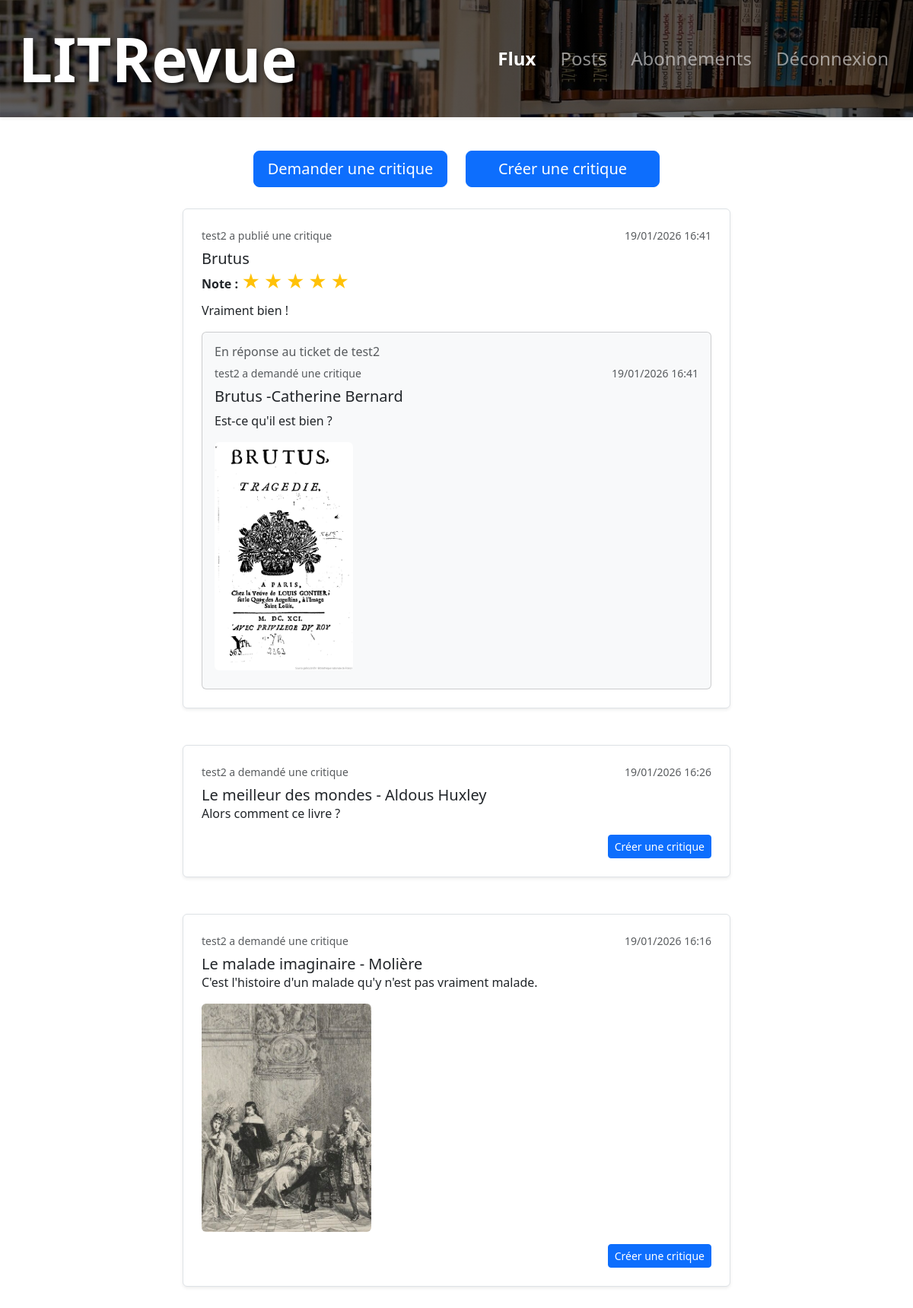
The page /flux/ (signed in) on the database its author committed.
### flux/models.py (models this page shows)
class Review(models.Model):
    ticket = models.ForeignKey(to='flux.Ticket', on_delete=models.CASCADE)
    rating = models.PositiveSmallIntegerField(
        validators=[MinValueValidator(0), MaxValueValidator(5)])
    headline = models.CharField(max_length=128)
    body = models.CharField(max_length=8192, blank=True)
    user = models.ForeignKey(
        to=settings.AUTH_USER_MODEL, on_delete=models.CASCADE)
    time_created = models.DateTimeField(auto_now_add=True)

class Ticket(models.Model):
    title = models.CharField(max_length=128)
    description = models.CharField(max_length=2048, blank=True)
    user = models.ForeignKey(
        to=settings.AUTH_USER_MODEL, on_delete=models.CASCADE)
    image = models.ImageField(null=True, blank=True)
    time_created = models.DateTimeField(auto_now_add=True)

### authentication/models.py (models this page shows)
class User(AbstractUser):
    pass

### flux/views.py (the view)
# urls.py: path('flux/', flux.views.flux, name='flux'),
@login_required
def flux(request):
    followed_users = User.objects.filter(
        id__in=UserFollows.objects.filter(user=request.user).values_list('followed_user', flat=True)
    )
    reviews = Review.objects.filter(user__in=followed_users) | Review.objects.filter(user=request.user)
    reviewed_ticket_ids = reviews.values_list('ticket_id', flat=True)
    tickets = (Ticket.objects.filter(user__in=followed_users) | Ticket.objects.filter(user=request.user)).exclude(id__in=reviewed_ticket_ids)
    posts = []
    for ticket in tickets:
        ticket.content_type = 'TICKET'
        ticket.content = ticket.description
        posts.append(ticket)
    for review in reviews:
        review.content_type = 'REVIEW'
        review.title = review.headline
        review.content = review.body
        posts.append(review)
    posts = sorted(posts, key=lambda post: post.time_created, reverse=True)
    return render(request, 'flux/flux.html', context={'posts': posts})

### flux/templates/flux/flux.html
{% extends 'base.html' %}
{% load static %}
{% block content %}
<div class="container py-1">
    <div class="row justify-content-center mt-4 gy-3">
        <div class="col-md-3 d-grid">
            <a href="{% url 'ask_ticket' %}" class="btn btn-primary btn-lg">Demander une critique</a>
        </div>
        <div class="col-md-3 d-grid">
            <a href="{% url 'create_review' %}" class="btn btn-primary btn-lg">Créer une critique</a>
        </div>
    </div>
</div>
<div class="container mt-4">
    <div class="row justify-content-center">
        <div class="col-md-8">
            {% for post in posts %}
                <div class="mb-5 p-4 border rounded shadow-sm bg-white">
                    {% if post.content_type == 'TICKET' %}
                        {% include "flux/partials/ticket_card.html" with ticket=post %}
                        <div class="d-flex justify-content-end mt-3">
                            <a href="{% url 'create_review_reply' post.id %}" class="btn btn-primary btn-sm">Créer une critique</a>
                        </div>
                    {% else %}
                        {% include "flux/partials/review_card.html" with review=post %}
                    {% endif %}
                </div>
            {% endfor %}
        </div>
    </div>
</div>
{% endblock content %}

### flux/templates/flux/partials/review_card.html
<div class="d-flex justify-content-between text-muted small mb-2">
    <span>{{ review.user.username }} a publié une critique</span>
    <span>{{ review.time_created|date:"d/m/Y H:i" }}</span>
</div>
<h5 class="card-title">{{ review.headline }}</h5>
{% include "flux/partials/star_rating.html" with rating=review.rating %}
<p class="card-text">{{ review.body }}</p>
<div class="card mt-3 bg-light">
    <div class="card-body">
        <h6 class="text-muted mb-2">En réponse au ticket de {{ review.ticket.user.username }}</h6>
        {% include "flux/partials/ticket_card.html" with ticket=review.ticket %}
    </div>
</div>

### flux/templates/flux/partials/star_rating.html
<div class="mb-2">
    <strong>Note : </strong>
    {% for i in "12345" %}
        {% if forloop.counter <= rating %}
            <span class="star-filled">★</span>
        {% else %}
            <span class="star-empty">☆</span>
        {% endif %}
    {% endfor %}
</div>

### flux/templates/flux/partials/ticket_card.html
<div class="d-flex justify-content-between text-muted small mb-2">
    <span>{{ ticket.user.username }} a demandé une critique</span>
    <span>{{ ticket.time_created|date:"d/m/Y H:i" }}</span>
</div>
<h5 class="card-title">{{ ticket.title }}</h5>
<p class="card-text">{{ ticket.description }}</p>
{% if ticket.image %}
    <div class="mb-2">
        <img src="{{ ticket.image.url }}" class="img-fluid rounded" style="max-height: 300px" alt="Image du ticket">
    </div>
{% endif %}

### static/app.css (style rules this page uses)
.star-filled { color: #ffc107; font-size: 1.5rem; }

### rows shown on the page
Review: user.username "test2", time_created "19/01/2026 16:41", headline "Brutus", rating 5 (drawn), body "Vraiment bien !", ticket.user.username "test2", image (picture)
Ticket: user.username "test2", time_created "19/01/2026 16:41", title "Brutus -Catherine Bernard", description "Est-ce qu'il est bien ?"
Ticket: user.username "test2", time_created "19/01/2026 16:26", title "Le meilleur des mondes - Aldous Huxley", description "Alors comment ce livre ?"
Ticket: user.username "test2", time_created "19/01/2026 16:16", title "Le malade imaginaire - Molière", description "C'est l'histoire d'un malade qu'y n'est pas vraiment malade.", image (picture)
